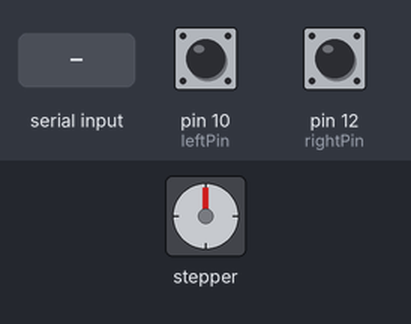
The sketch below on a simulated Arduino Uno, built with avr-gcc and run on an emulated ATmega328P. Parts: stepper motor. Wiring (inferred from the names in the program): stepper motor driver (200 steps per turn assumed): step pin 2; direction pin 5; enable pin 8. The inputs (shaded band) are chosen by the test bench; at power-on: pin 10 (leftPin) LOW, pin 12 (rightPin) LOW.

Above: at 1.2 s.
1.3 s: pin 10 (leftPin) pulled HIGH for 0.15 s
At 1.8 s:
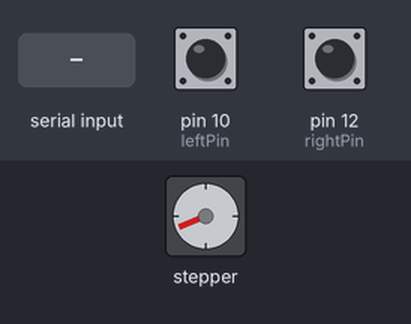
2.9 s: "1\n" received over Serial
At 4.2 s:
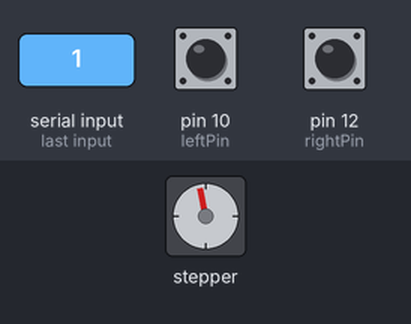
5.3 s: pin 12 (rightPin) pulled HIGH for 0.15 s
At 6.0 s:
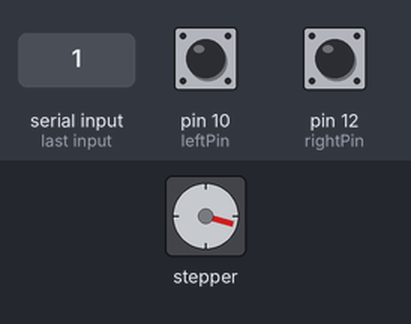
6.9 s: pin 10 (leftPin) pulled HIGH for 1 s
At 8.5 s:
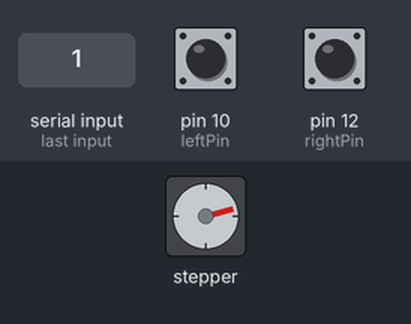
9.4 s: "2\n" received over Serial
At 11.6 s:
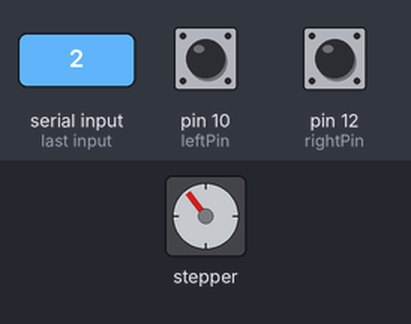
11.9 s: pin 12 (rightPin) pulled HIGH for 1 s
At 13.5 s:
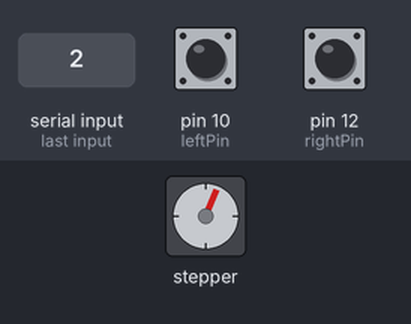
Timing chart, 0 to 15.0 s (numbered marks = the images above; inputs shaded):
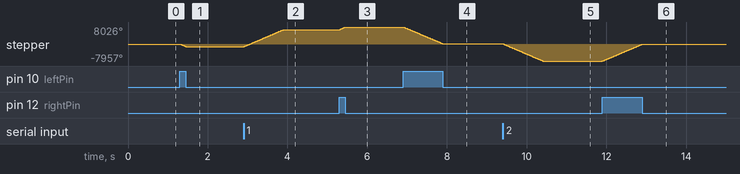

Measured:
- after the input at 1.3 s, stepper: turns 1193° counter-clockwise in 0.15 s, starting at once
- after the input at 2.9 s, stepper: turns 8022° clockwise in 1.0 s, starting at once
- after the input at 5.3 s, stepper: turns 1197° clockwise in 0.15 s, starting at once
- after the input at 6.9 s, stepper: turns 7951° counter-clockwise in 1.0 s, starting at once
- after the input at 9.4 s, stepper: turns 8032° counter-clockwise in 1.0 s, starting at once
- after the input at 11.9 s, stepper: turns 7980° clockwise in 1.0 s, starting at once

The sketch:

basic-stepper-control.ino
```cpp
#include "Stepper.h"

// define pins numbers
const int rightPin = 12;
const int leftPin = 10;
const int enablePin = 8;
const int pulsePin = 2;
const int dirPin = 5;

int serialCtrl = 0;

Stepper stepper1(enablePin, pulsePin, dirPin);

void setup() {
  Serial.begin(2000000);
  // Enable control pins.
  pinMode(rightPin, INPUT);
  pinMode(leftPin, INPUT);
}

void loop() {

  if (Serial.available() > 0) {
    serialCtrl = Serial.parseInt();
  }

  int startTime = millis();

  if (serialCtrl == 1) {
    while (millis() - startTime < 1000) {
      stepper1.stepCW();
    }
  }

  if (serialCtrl == 2) {
    while (millis() - startTime < 1000) {
      stepper1.stepCCW();
    }
  }

  while (digitalRead(rightPin) == HIGH) {
    //Rotate motor clockwise while rightPin pressed.

    stepper1.stepCW();
    //Serial.print("right pressed\n");
    //digitalWrite(8, HIGH);

  }

  while (digitalRead(leftPin) == HIGH) {
    //Rotate motor counterclockwise while leftPin pressed.

    stepper1.stepCCW();
    //Serial.print("left pressed\n");
  }

  digitalWrite(dirPin, LOW);
}
```

Stepper.h
```cpp
class Stepper {
  public:
    Stepper(int enablePin, int pulsePin, int dirPin);
    void stepCW();
    void stepCCW();
    void disable();
    void enable();

  private:
    int enablePin;
    int pulsePin;
    int dirPin;
    int pulseDelay;
};

Stepper::Stepper(int enablePin, int pulsePin, int dirPin) {
    // Constructor for Stepper class. Given pins will be enabled
    // as output pins.

    this->enablePin = enablePin;
    this->pulsePin = pulsePin;
    this->dirPin = dirPin;
    this->pulseDelay = 100;

    // Reduce code required to use stepper.
    pinMode(enablePin, OUTPUT);
    pinMode(pulsePin, OUTPUT);
    pinMode(dirPin, OUTPUT);

    // Enable pin disables driver on HIGH.
    digitalWrite(enablePin, LOW);
    digitalWrite(pulsePin, LOW);
}

void Stepper::stepCW() {

    //int pulseDelay = 100; // This equals 0.5 * Period.
    digitalWrite(dirPin, HIGH); //Spins CW w/ respect to back by default.

    // Driver suggests delay between setting direction and driving.
    delayMicroseconds(10);

    digitalWrite(pulsePin, HIGH);
    delayMicroseconds(pulseDelay);
    digitalWrite(pulsePin, LOW);
    delayMicroseconds(pulseDelay);
}

void Stepper::stepCCW() {

    //int pulseDelay = 100;
    digitalWrite(dirPin, LOW);

    delayMicroseconds(10);

    digitalWrite(pulsePin, HIGH);
    delayMicroseconds(pulseDelay);
    digitalWrite(pulsePin, LOW);
    delayMicroseconds(pulseDelay);
}
```
